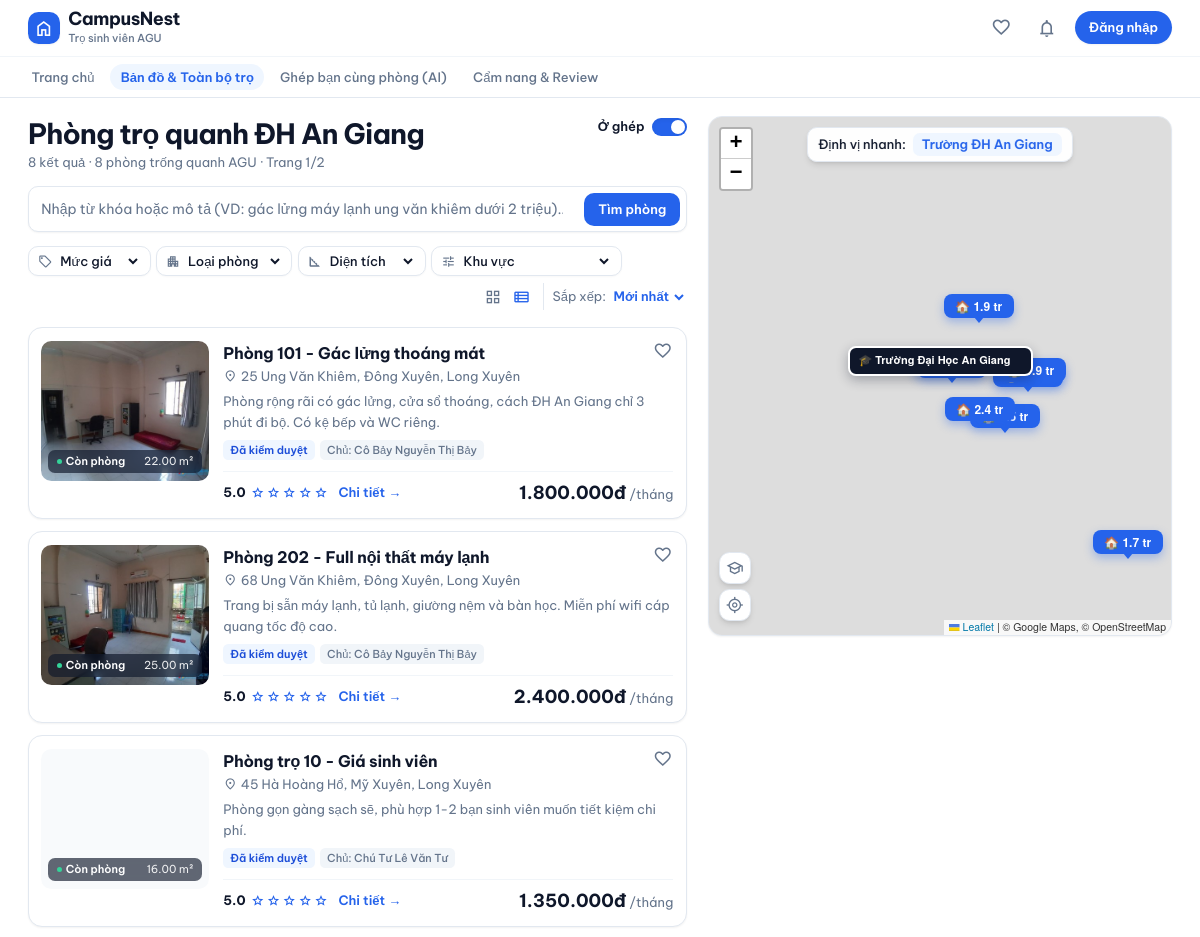
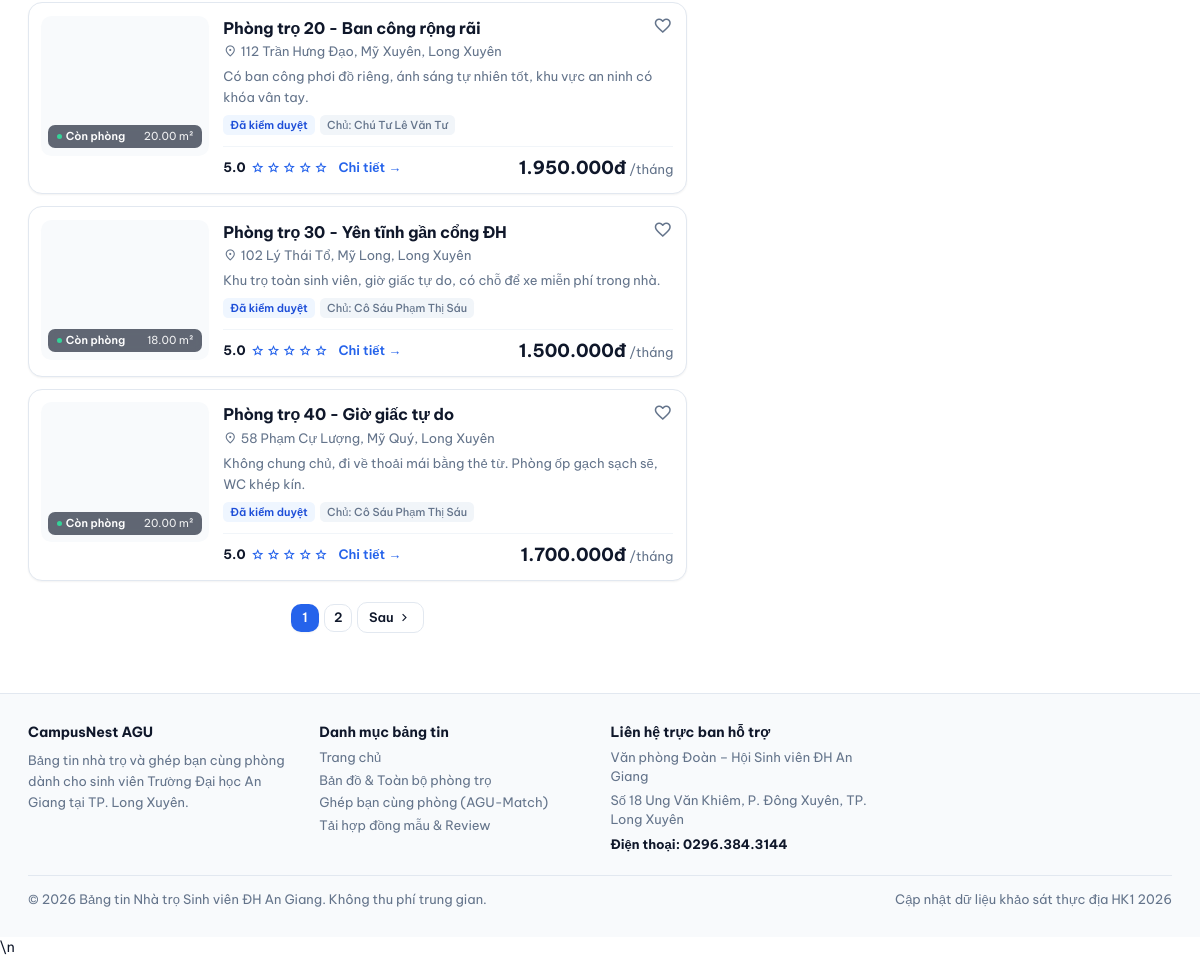
The app's page /danhsach.php with its own data (2 pictures, top to bottom).
### tables this page shows
CREATE TABLE PhongTro (
    MaPhong INT AUTO_INCREMENT PRIMARY KEY,
    MaNhaTro INT NOT NULL,
    TenPhong VARCHAR(100) NOT NULL,
    GiaThue DECIMAL(12,2) NOT NULL,
    DienTich DECIMAL(6,2),
    TienDien DECIMAL(10,2),
    TienNuoc DECIMAL(10,2),
    TienWifi DECIMAL(10,2) DEFAULT 0,
    ChiPhiKhac TEXT,
    MoTa TEXT,
    
     
    TrangThai ENUM('ConPhong', 'DaThue', 'DangBaoTri') DEFAULT 'ConPhong',
    
     
    TrangThaiDuyet ENUM('ChoDuyet', 'DaDuyet', 'TuChoi') DEFAULT 'ChoDuyet',
    
    NgayDang DATETIME DEFAULT CURRENT_TIMESTAMP,
    NgayCapNhat DATETIME DEFAULT CURRENT_TIMESTAMP ON UPDATE CURRENT_TIMESTAMP,

    FOREIGN KEY (MaNhaTro)
        REFERENCES NhaTro(MaNhaTro)
        ON DELETE CASCADE
);

CREATE TABLE NhaTro (
    MaNhaTro INT AUTO_INCREMENT PRIMARY KEY,
    MaChuTro INT NOT NULL,
    TenNhaTro VARCHAR(150) NOT NULL,
    DiaChi VARCHAR(255) NOT NULL,
    MoTa TEXT,
    ViDo DECIMAL(10,7),           
    KinhDo DECIMAL(10,7),         
    NgayTao DATETIME DEFAULT CURRENT_TIMESTAMP,

    FOREIGN KEY (MaChuTro) 
        REFERENCES NguoiDung(MaNguoiDung) 
        ON DELETE CASCADE
);

CREATE TABLE NguoiDung (
    MaNguoiDung INT AUTO_INCREMENT PRIMARY KEY,
    HoTen VARCHAR(100) NOT NULL,
    SoDienThoai VARCHAR(15),
    Email VARCHAR(100) UNIQUE NOT NULL,
    MatKhau VARCHAR(255) NOT NULL,
    AnhDaiDien VARCHAR(255) DEFAULT 'assets/images/default-avatar.png',
    VaiTro ENUM('SinhVien', 'ChuTro', 'QuanTriVien') DEFAULT 'SinhVien',
    
     
    SoCCCD VARCHAR(20),
    AnhXacThucCCCD VARCHAR(255),
    DaXacThucChinhChu BOOLEAN DEFAULT FALSE,
    
    TrangThai ENUM('HoatDong', 'BiKhoa') DEFAULT 'HoatDong',
    NgayTao DATETIME DEFAULT CURRENT_TIMESTAMP
);

### danhsach.php (the view, shortened to what the rows shown need)
<?php
require_once __DIR__ . '/cauhinh/database.php';
$where  = ["p.TrangThaiDuyet = 'DaDuyet'", "p.TrangThai = 'ConPhong'"];
$params = [];
$types  = '';
$orderBy = "p.NgayDang DESC";
$sql = "
    SELECT p.MaPhong, p.TenPhong, p.GiaThue, p.DienTich, p.TrangThai, p.NgayDang, p.MoTa,
           n.TenNhaTro, n.DiaChi, n.ViDo, n.KinhDo,
           u.HoTen AS TenChuTro, u.SoDienThoai,
           (SELECT h.DuongDan FROM HinhAnhPhongTro h WHERE h.MaPhong = p.MaPhong AND h.LaAnhChinh = 1 LIMIT 1) AS AnhChinh
    FROM PhongTro p
    JOIN NhaTro n ON p.MaNhaTro = n.MaNhaTro
    JOIN NguoiDung u ON n.MaChuTro = u.MaNguoiDung
    WHERE " . implode(' AND ', $where) . "
    ORDER BY {$orderBy}
";
if (!empty($params)) {
    $stmt = $conn->prepare($sql);
    $stmt->bind_param($types, ...$params);
    $stmt->execute();
    $res = $stmt->get_result();
} else {
    $res = $conn->query($sql);
}
$dsPhong = $res ? $res->fetch_all(MYSQLI_ASSOC) : [];
$tongPhong = count($dsPhong);
$soPhongMoiTrang = 6;
$tongTrang = max(1, (int)ceil($tongPhong / $soPhongMoiTrang));
$trangSo = max(1, min($tongTrang, (int)($_GET['trang'] ?? 1)));
$viTriBatDau = ($trangSo - 1) * $soPhongMoiTrang;
$dsPhongHienThi = array_slice($dsPhong, $viTriBatDau, $soPhongMoiTrang);
$phongDaLuuIds = [];
include_once __DIR__ . '/dungchung/header.php';
?>
<link rel="stylesheet" href="https://unpkg.com/leaflet@1.9.4/dist/leaflet.css" />
<div class="max-w-[1440px] mx-auto px-4 sm:px-6 lg:px-8 py-5">
  <div class="grid grid-cols-1 lg:grid-cols-12 gap-6 items-start">
    <div id="explore-list-col" class="lg:col-span-7 space-y-4">
      <div class="flex items-start justify-between gap-3">
        <div>
          <h1 class="text-xl sm:text-2xl font-bold text-text-main tracking-tight">Phòng trọ quanh ĐH An Giang</h1>
        </div>
      </div>
      <?php if (empty($dsPhong)): ?>
      <div class="py-20 text-center space-y-4 bg-bg-main rounded-2xl border border-border-warm border-dashed">
        <span class="material-symbols-outlined text-5xl text-text-sub block mx-auto">search_off</span>
        <div>
          <p class="text-base font-bold text-text-main">Không tìm thấy phòng trọ phù hợp</p>
          <p class="text-xs text-text-sub mt-1">Hãy thử xóa bớt điều kiện lọc hoặc quay lại sau khi chủ trọ đăng tin mới.</p>
        </div>
        <div class="pt-2 flex items-center justify-center gap-3">
          <a href="/DoAn_TimNhaTroSV_QLDAPM/danhsach.php"
             class="px-4 py-2 rounded-btn border border-border-warm bg-bg-main text-text-main font-semibold text-xs card-hover">
            Xem tất cả phòng
          </a>
          <?php if (daDangNhap() && coVaiTro('ChuTro')): ?>
          <a href="/DoAn_TimNhaTroSV_QLDAPM/chutro/dangtin.php"
             class="inline-flex items-center gap-1.5 px-4 py-2 rounded-btn bg-accent text-white font-semibold text-xs">
            <span class="material-symbols-outlined text-[16px]">post_add</span>Đăng tin phòng trọ
          </a>
          <?php endif; ?>
        </div>
      </div>
      <?php else: ?>
      <div id="room-list-grid" class="grid grid-cols-1 gap-3.5">
        <?php foreach ($dsPhongHienThi as $p):
          $gia    = number_format($p['GiaThue'], 0, ',', '.');
          $dien   = $p['DienTich'] ? $p['DienTich'] . ' m²' : '—';
          $diachi = $p['DiaChi'] ?? '—';
          $anh    = $p['AnhChinh'] ?: '';
          $ngay   = $p['NgayDang'] ? date('d/m/Y', strtotime($p['NgayDang'])) : '—';
          $mota   = trim(strip_tags($p['MoTa'] ?? ''));
          $daLuu  = in_array((int)$p['MaPhong'], $phongDaLuuIds, true);
        ?>
        <article class="bg-bg-main rounded-2xl border border-border-warm card-hover p-3.5 flex flex-col sm:flex-row gap-4 group cursor-pointer transition-all duration-200 shadow-sm hover:shadow-md"
                 onclick="focusRoomOnMap(<?= $p['MaPhong'] ?>)">
          <div class="relative overflow-hidden w-full sm:w-48 h-44 sm:h-40 rounded-xl bg-bg-sub shrink-0">
            <?php if ($anh): ?>
            <img loading="lazy" src="<?= htmlspecialchars($anh) ?>" alt="<?= htmlspecialchars($p['TenPhong']) ?>"
                 onerror="this.style.display='none'"
                 class="w-full h-full object-cover transition-transform duration-300 group-hover:scale-[1.04]">
            <?php else: ?>
            <div class="w-full h-full flex items-center justify-center text-text-sub">
              <span class="material-symbols-outlined text-4xl">image_not_supported</span>
            </div>
            <?php endif; ?>
            <div class="absolute bottom-2 left-2 right-2 px-2.5 py-1 rounded-lg bg-slate-900/65 backdrop-blur-sm text-white text-[11px] flex items-center justify-between">
              <span class="font-semibold flex items-center gap-1">
                <span class="w-1.5 h-1.5 rounded-full bg-emerald-400"></span>Còn phòng
              </span>
              <span class="tnum opacity-90"><?= $dien ?></span>
            </div>
          </div>
          <div class="flex-1 min-w-0 flex flex-col justify-between gap-2">
            <div>
              <div class="flex items-start justify-between gap-2">
                <a href="/DoAn_TimNhaTroSV_QLDAPM/chitiet.php?id=<?= $p['MaPhong'] ?>" class="min-w-0 flex-1" onclick="event.stopPropagation()">
                  <h2 class="text-base font-bold text-text-main group-hover:text-accent transition-colors line-clamp-1"><?= htmlspecialchars($p['TenPhong']) ?></h2>
                </a>
                <button type="button"
                        onclick="event.stopPropagation(); toggleYeuThich(<?= (int)$p['MaPhong'] ?>, this)"
                        title="<?= $daLuu ? 'Bỏ lưu phòng' : 'Lưu vào phòng yêu thích' ?>"
                        class="w-8 h-8 rounded-full hover:bg-slate-100 flex items-center justify-center transition-colors shrink-0 -mt-1 -mr-1">
                  <span class="material-symbols-outlined text-[20px] <?= $daLuu ? 'text-red-500 fill-1' : 'text-text-sub' ?>">
                  </span>
                </button>
              </div>
              <p class="text-xs text-text-sub flex items-center gap-1 mt-0.5 line-clamp-1">
                <span class="material-symbols-outlined text-[14px] shrink-0">location_on</span>
                <span class="truncate"><?= htmlspecialchars($diachi) ?></span>
              </p>
              <p class="text-xs text-text-sub mt-1.5 line-clamp-2 leading-relaxed">
                <?= $mota ? htmlspecialchars($mota) : 'Chủ trọ: ' . htmlspecialchars($p['TenChuTro']) . ' · Đăng ngày ' . $ngay ?>
              </p>
              <div class="flex flex-wrap items-center gap-1.5 mt-2">
                <span class="px-2 py-0.5 rounded-md bg-status-green-bg text-status-green-text text-[11px] font-semibold">
                  Đã kiểm duyệt
                </span>
                <span class="px-2 py-0.5 rounded-md bg-slate-100 text-text-sub text-[11px] font-medium">
                  Chủ: <?= htmlspecialchars($p['TenChuTro']) ?>
                </span>
              </div>
            </div>
            <div class="flex items-center justify-between gap-2 pt-2 border-t border-slate-100 mt-1" onclick="event.stopPropagation()">
              <div class="flex items-center gap-2">
                <div class="flex items-center gap-0.5 text-accent">
                  <span class="text-xs font-bold text-text-main mr-1 tnum">5.0</span>
                  <span class="material-symbols-outlined text-[14px]">star</span>
                  <span class="material-symbols-outlined text-[14px]">star</span>
                  <span class="material-symbols-outlined text-[14px]">star</span>
                  <span class="material-symbols-outlined text-[14px]">star</span>
                  <span class="material-symbols-outlined text-[14px]">star</span>
                </div>
                <a href="/DoAn_TimNhaTroSV_QLDAPM/chitiet.php?id=<?= $p['MaPhong'] ?>"
                   class="text-xs font-semibold text-accent hover:underline ml-1">
                  Chi tiết →
                </a>
              </div>
              <div class="text-right shrink-0">
                <span class="text-lg font-bold text-text-main tnum"><?= $gia ?>đ</span>
                <span class="text-xs text-text-sub">/tháng</span>
              </div>
            </div>
          </div>
        </article>
        <?php endforeach; ?>
      </div>
      <?php endif; ?>
    </div>
  </div>
</div>
<?php include_once __DIR__ . '/dungchung/footer.php'; ?>\n

### records on screen
phongtro: shows a picture, DienTich "22.00 m²", TenPhong "Phòng 101 - Gác lửng thoáng mát", MaNhaTro.DiaChi "25 Ung Văn Khiêm, Đông Xuyên, Long Xuyên", MoTa "Phòng rộng rãi có gác lửng, cửa sổ thoáng, cách ĐH An Giang chỉ 3 phút đi bộ. Có kệ bếp và WC riêng.", nguoidung.HoTen "Cô Bảy Nguyễn Thị Bảy", GiaThue "1.800.000"
phongtro: shows a picture, DienTich "25.00 m²", TenPhong "Phòng 202 - Full nội thất máy lạnh", MaNhaTro.DiaChi "68 Ung Văn Khiêm, Đông Xuyên, Long Xuyên", MoTa "Trang bị sẵn máy lạnh, tủ lạnh, giường nệm và bàn học. Miễn phí wifi cáp quang tốc độ cao.", nguoidung.HoTen "Cô Bảy Nguyễn Thị Bảy", GiaThue "2.400.000"
phongtro: DienTich "16.00 m²", TenPhong "Phòng trọ 10 - Giá sinh viên", MaNhaTro.DiaChi "45 Hà Hoàng Hổ, Mỹ Xuyên, Long Xuyên", MoTa "Phòng gọn gàng sạch sẽ, phù hợp 1-2 bạn sinh viên muốn tiết kiệm chi phí.", nguoidung.HoTen "Chú Tư Lê Văn Tư", GiaThue "1.350.000"
phongtro: DienTich "20.00 m²", TenPhong "Phòng trọ 20 - Ban công rộng rãi", MaNhaTro.DiaChi "112 Trần Hưng Đạo, Mỹ Xuyên, Long Xuyên", MoTa "Có ban công phơi đồ riêng, ánh sáng tự nhiên tốt, khu vực an ninh có khóa vân tay.", nguoidung.HoTen "Chú Tư Lê Văn Tư", GiaThue "1.950.000"
phongtro: DienTich "18.00 m²", TenPhong "Phòng trọ 30 - Yên tĩnh gần cổng ĐH", MaNhaTro.DiaChi "102 Lý Thái Tổ, Mỹ Long, Long Xuyên", MoTa "Khu trọ toàn sinh viên, giờ giấc tự do, có chỗ để xe miễn phí trong nhà.", nguoidung.HoTen "Cô Sáu Phạm Thị Sáu", GiaThue "1.500.000"
phongtro: DienTich "20.00 m²", TenPhong "Phòng trọ 40 - Giờ giấc tự do", MaNhaTro.DiaChi "58 Phạm Cự Lượng, Mỹ Quý, Long Xuyên", MoTa "Không chung chủ, đi về thoải mái bằng thẻ từ. Phòng ốp gạch sạch sẽ, WC khép kín.", nguoidung.HoTen "Cô Sáu Phạm Thị Sáu", GiaThue "1.700.000"

### other values on screen
$tongPhong "8"
$kpiTong "8"
$trangSo "1"
$tongTrang "2"
